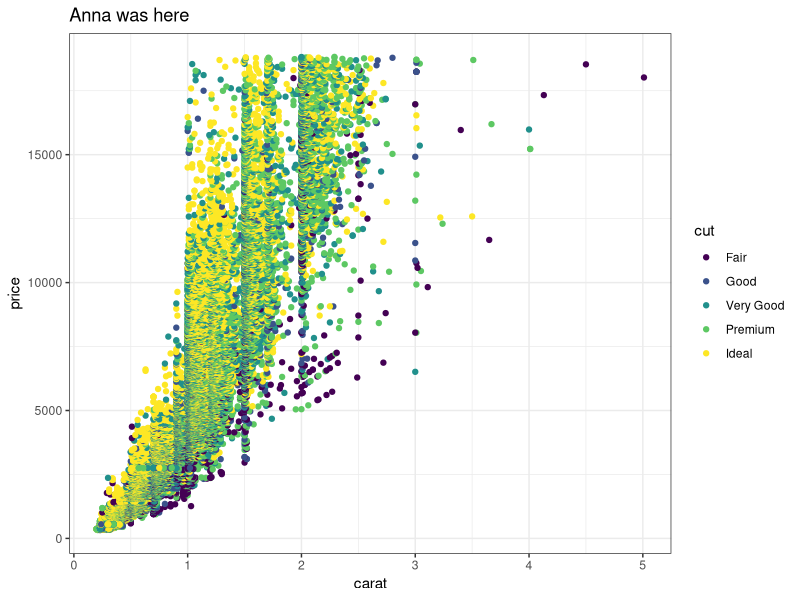
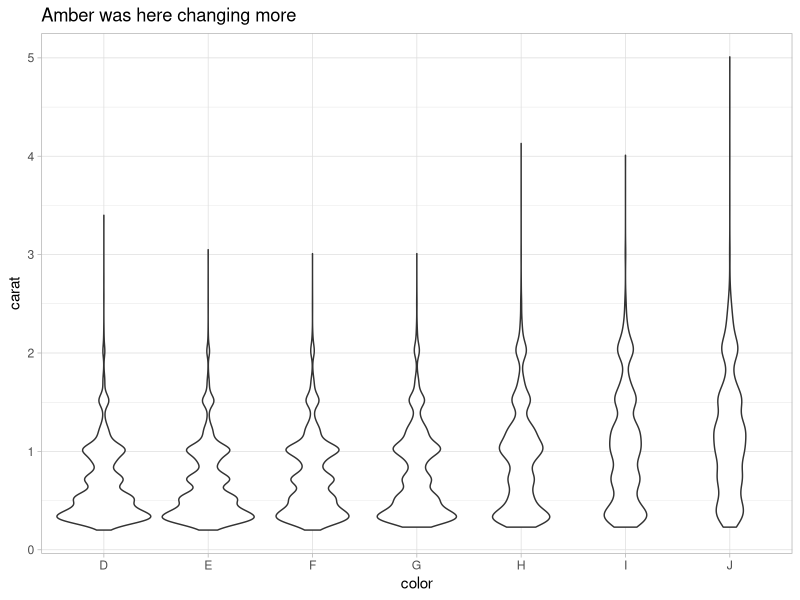
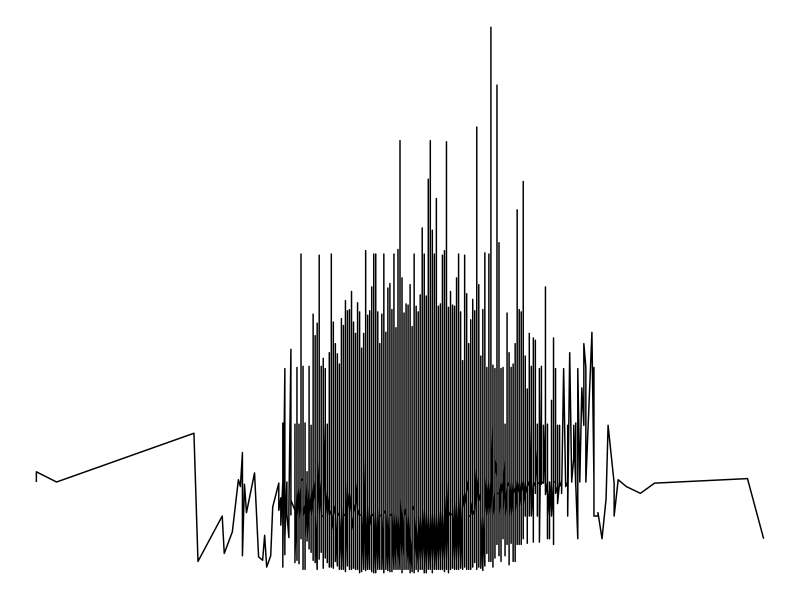

R code for these plots, in order:
## ---- chunk 1
knitr::opts_chunk$set(echo = TRUE)
library(tidyverse)
## ---- chunk 2
# Partner 1: 
# Run the code below to see the original graph
# Change the code below to make the point color change based on 'cut', and update the theme to theme_bw(). Update the title to include your first name. 

ggplot(data = diamonds, aes(x = carat, y = price, color = cut)) +
  geom_point() +
  theme_bw() +
  labs(title = "Anna was here")
## ---- chunk 3
# Partner 2: 
# Run the code below to see the original graph
# Change the code below to make the geom a geom_jitter, and update the theme to theme_light. Update the title to include your first name. 

ggplot(data = diamonds, aes(x = color, y = carat)) +
  geom_violin() +
  theme_light() +
  labs(title = "Amber was here changing more")
## ---- chunk 4
## random
ggplot(data = diamonds, aes(x = depth, y = carat)) +
  geom_line() +
  theme_void()
## ---- chunk 5

